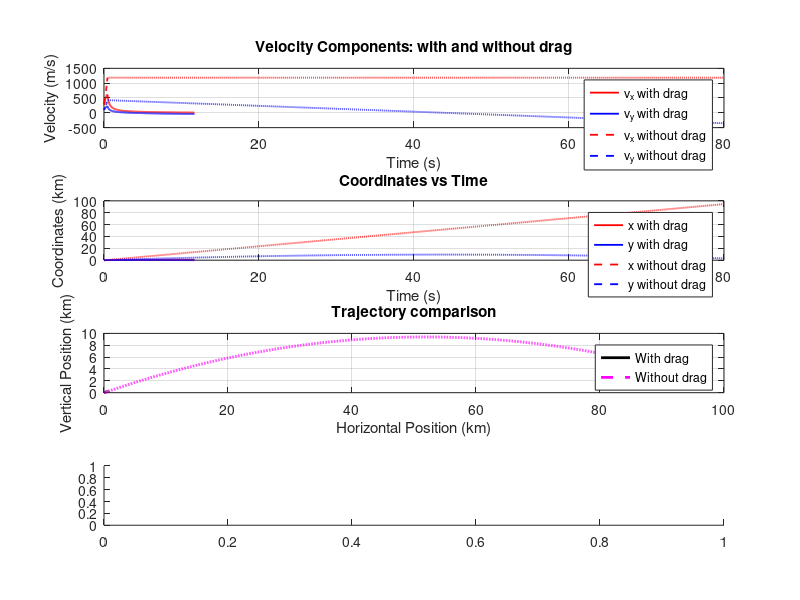

The MATLAB source for this figure: (Note: this script raises an error after producing the figure.)
% Rocket/Projectile simulation:
% comparison with and without aerodynamic drag
% Author: Felic Nimy - modified version
%
% This function compares two simulated trajectories for the same propelled
% projectile:
%   - case 1: aerodynamic drag enabled;
%   - case 2: aerodynamic drag disabled.
%
% It computes kinematics, mass evolution and thrust history, then produces
% comparison plots, an animation and a text log.

function projectile_trajectory_drag_comparison(~, ~)

    % Create output folders if needed
    if ~exist('out', 'dir')
        mkdir('out');
    end
    if ~exist('images', 'dir')
        mkdir('images');
    end

    % Log file
    log_file = fopen('../out/log_drag_comparison.txt', 'a');

    %% Physical constants
    g = 9.80665;          % gravity (m/s^2)
    rho_mat = 7850;       % material density (kg/m^3)
    r = 0.03;             % rocket/projectile radius (m)

    % Air properties
    eta = 1.81e-5;        % air viscosity (Pa.s)
    Cd = 0.469;           % drag coefficient
    rho_air = 1.22;       % air density (kg/m^3)

    % Drag coefficients
    b1 = 6*pi*eta*r;                      % linear drag coefficient
    b2 = Cd * 4*pi*r^2 * rho_air / 2;     % quadratic drag coefficient

    %% Mass parameters
    m_struct = 0.6 * (4/3)*pi*r^3*rho_mat;   % dry mass
    m_fuel0  = 0.4 * (4/3)*pi*r^3*rho_mat;   % initial fuel mass
    m0 = m_struct + m_fuel0;                 % initial total mass

    %% Launch conditions
    v0 = 300;          % initial speed (m/s)
    alpha0 = 20;       % launch angle (deg)

    %% Propulsion
    T0 = 1500;         % thrust (N)
    mdot = 0.8;        % fuel mass flow rate (kg/s)
    tburn = m_fuel0 / mdot;

    %% Case 1: with drag
    [tD, vxD, vyD, xD, yD, mD, TD] = compute_trajectory( ...
        v0, alpha0, g, m0, m_struct, T0, mdot, tburn, b1, b2, true);

    %% Case 2: without drag
    [tN, vxN, vyN, xN, yN, mN, TN] = compute_trajectory( ...
        v0, alpha0, g, m0, m_struct, T0, mdot, tburn, b1, b2, false);

    %% Compute quantities
    [tfD, bD, hD, tuD, tcD] = compute_quantities(tD, vxD, vyD, xD, yD);
    [tfN, bN, hN, tuN, tcN] = compute_quantities(tN, vxN, vyN, xN, yN);

    %% Plots
    plot_comparison_results(tD, vxD, vyD, xD, yD, mD, TD, ...
                            tN, vxN, vyN, xN, yN, mN, TN);

    %% Animation
    plot_trajectory_animation_comparison(xD, yD, xN, yN);

    %% Display
    disp('================ WITH DRAG ================');
    disp(['Flight Time       : ', num2str(tfD), ' s']);
    disp(['Range             : ', num2str(bD/1e3), ' km']);
    disp(['Maximum Altitude  : ', num2str(hD/1e3), ' km']);
    disp(['Ascent Time       : ', num2str(tuD), ' s']);
    disp(['Descent Time      : ', num2str(tcD), ' s']);

    disp('============== WITHOUT DRAG ==============');
    disp(['Flight Time       : ', num2str(tfN), ' s']);
    disp(['Range             : ', num2str(bN/1e3), ' km']);
    disp(['Maximum Altitude  : ', num2str(hN/1e3), ' km']);
    disp(['Ascent Time       : ', num2str(tuN), ' s']);
    disp(['Descent Time      : ', num2str(tcN), ' s']);
    disp('==========================================');

    %% Save to log file
    fprintf(log_file, '=========== DRAG COMPARISON ===========\n');

    fprintf(log_file, 'WITH DRAG\n');
    fprintf(log_file, 'Flight Time      : %.4f s\n', tfD);
    fprintf(log_file, 'Range            : %.4f km\n', bD/1e3);
    fprintf(log_file, 'Maximum Altitude : %.4f km\n', hD/1e3);
    fprintf(log_file, 'Ascent Time      : %.4f s\n', tuD);
    fprintf(log_file, 'Descent Time     : %.4f s\n', tcD);

    fprintf(log_file, '\nWITHOUT DRAG\n');
    fprintf(log_file, 'Flight Time      : %.4f s\n', tfN);
    fprintf(log_file, 'Range            : %.4f km\n', bN/1e3);
    fprintf(log_file, 'Maximum Altitude : %.4f km\n', hN/1e3);
    fprintf(log_file, 'Ascent Time      : %.4f s\n', tuN);
    fprintf(log_file, 'Descent Time     : %.4f s\n', tcN);
    fprintf(log_file, '=======================================\n\n');

    fclose(log_file);
end


function [t, vx, vy, x, y, m_hist, T_hist] = compute_trajectory( ...
    v0, alpha0, g, m0, m_struct, T0, mdot, tburn, b1, b2, use_drag)

    t0 = 0;
    tf_est = 80;
    N = 5000;

    t = linspace(t0, tf_est, N);
    dt = t(2) - t(1);

    vx = zeros(1, N);
    vy = zeros(1, N);
    x = zeros(1, N);
    y = zeros(1, N);
    m_hist = zeros(1, N);
    T_hist = zeros(1, N);

    vx(1) = v0*cosd(alpha0);
    vy(1) = v0*sind(alpha0);
    m_hist(1) = m0;

    ex = cosd(alpha0);
    ey = sind(alpha0);

    for i = 1:N-1
        ti = t(i);

        % Thrust and fuel consumption
        if ti <= tburn && m_hist(i) > m_struct
            T = T0;
            m_next = max(m_struct, m_hist(i) - mdot*dt);
        else
            T = 0;
            m_next = m_hist(i);
        end

        v = sqrt(vx(i)^2 + vy(i)^2);

        if use_drag
            Fdx = (b1 + b2*v) * vx(i);
            Fdy = (b1 + b2*v) * vy(i);
        else
            Fdx = 0;
            Fdy = 0;
        end

        ax = (T*ex - Fdx) / m_hist(i);
        ay = (T*ey - Fdy) / m_hist(i) - g;

        vx(i+1) = vx(i) + ax*dt;
        vy(i+1) = vy(i) + ay*dt;

        x(i+1) = x(i) + vx(i)*dt;
        y(i+1) = y(i) + vy(i)*dt;

        m_hist(i+1) = m_next;
        T_hist(i) = T;

        if y(i+1) < 0
            y(i+1) = 0;
            T_hist(i+1) = 0;
            break;
        end
    end

    t = t(1:i+1);
    vx = vx(1:i+1);
    vy = vy(1:i+1);
    x = x(1:i+1);
    y = y(1:i+1);
    m_hist = m_hist(1:i+1);
    T_hist = T_hist(1:i+1);
end


function [tf, b, h, tu, tc] = compute_quantities(t, vx, vy, x, y)
    tf = t(end);
    b = x(end);
    h = max(y);
    [~, idx] = max(y);
    tu = t(idx);
    tc = tf - tu;
end


function plot_comparison_results(tD, vxD, vyD, xD, yD, mD, TD, ...
                                 tN, vxN, vyN, xN, yN, ~, TN)

    figure('Position', [100, 100, 1000, 900]);

    % Velocity
    subplot(4,1,1);
    plot(tD, vxD, 'r', 'LineWidth', 1.3); hold on;
    plot(tD, vyD, 'b', 'LineWidth', 1.3);
    plot(tN, vxN, '--r', 'LineWidth', 1.3);
    plot(tN, vyN, '--b', 'LineWidth', 1.3);
    xlabel('Time (s)');
    ylabel('Velocity (m/s)');
    title('Velocity Components: with and without drag');
    legend('v_x with drag', 'v_y with drag', ...
           'v_x without drag', 'v_y without drag', ...
           'Location', 'best');
    grid on;

    % Coordinates
    subplot(4,1,2);
    plot(tD, xD/1e3, 'r', 'LineWidth', 1.3); hold on;
    plot(tD, yD/1e3, 'b', 'LineWidth', 1.3);
    plot(tN, xN/1e3, '--r', 'LineWidth', 1.3);
    plot(tN, yN/1e3, '--b', 'LineWidth', 1.3);
    xlabel('Time (s)');
    ylabel('Coordinates (km)');
    title('Coordinates vs Time');
    legend('x with drag', 'y with drag', ...
           'x without drag', 'y without drag', ...
           'Location', 'best');
    grid on;

    % Trajectory
    subplot(4,1,3);
    plot(xD/1e3, yD/1e3, 'k', 'LineWidth', 2); hold on;
    plot(xN/1e3, yN/1e3, '--m', 'LineWidth', 2);
    xlabel('Horizontal Position (km)');
    ylabel('Vertical Position (km)');
    title('Trajectory comparison');
    legend('With drag', 'Without drag', 'Location', 'best');
    grid on;

    % Mass and thrust
    subplot(4,1,4);
    yyaxis left
    plot(tD, mD, 'm', 'LineWidth', 1.5);
    ylabel('Mass (kg)');

    yyaxis right
    plot(tD, TD, 'g', 'LineWidth', 1.5);
    ylabel('Thrust (N)');

    xlabel('Time (s)');
    title('Mass variation and thrust');
    legend('Mass', 'Thrust', 'Location', 'best');
    grid on;

    cd('/images');
    saveas(gcf, 'drag_comparison_results.png');
    cd('../');
end


function plot_trajectory_animation_comparison(xD, yD, xN, yN)

    figure('Position', [120, 120, 900, 600], 'Color', [0.75 0.87 1]);
    hold on;
    grid on;
    xlabel('Horizontal Position (km)');
    ylabel('Vertical Position (km)');
    title('Trajectory Animation: with and without drag');

    plot(xD/1e3, yD/1e3, 'k', 'LineWidth', 2);
    plot(xN/1e3, yN/1e3, '--m', 'LineWidth', 2);

    hD = plot(xD(1)/1e3, yD(1)/1e3, 'o', ...
        'MarkerSize', 7, 'MarkerFaceColor', 'r', 'MarkerEdgeColor', 'k');
    hN = plot(xN(1)/1e3, yN(1)/1e3, 's', ...
        'MarkerSize', 7, 'MarkerFaceColor', 'b', 'MarkerEdgeColor', 'k');

    legend('With drag trajectory', 'Without drag trajectory', ...
           'With drag projectile', 'Without drag projectile', ...
           'Location', 'best');

    Nmax = max(length(xD), length(xN));

    for i = 2:Nmax
        if i <= length(xD)
            set(hD, 'XData', xD(i)/1e3, 'YData', yD(i)/1e3);
        end
        if i <= length(xN)
            set(hN, 'XData', xN(i)/1e3, 'YData', yN(i)/1e3);
        end

        drawnow;
        pause(1e-3);
    end

    cd('../images');
    saveas(gcf, 'drag_comparison_animation.png');
    cd('../');
end
